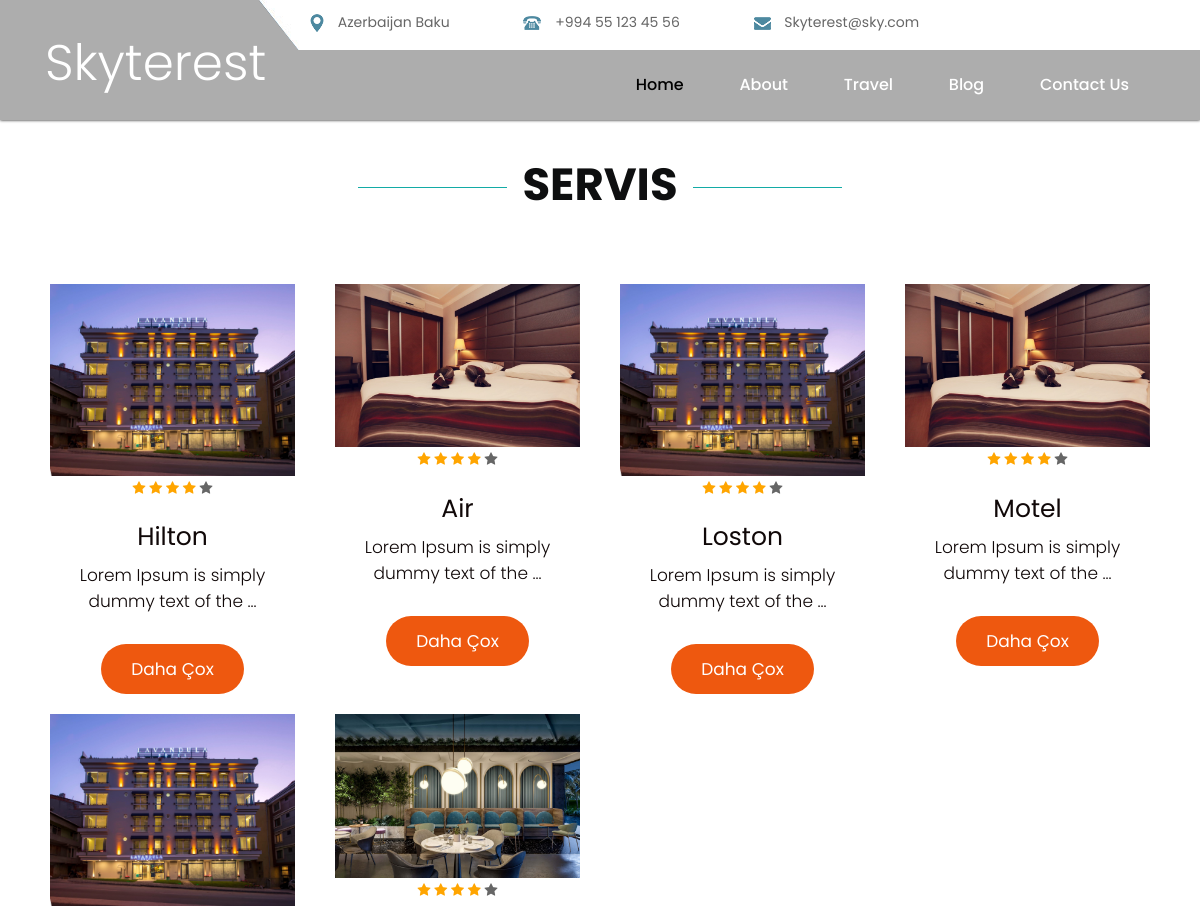
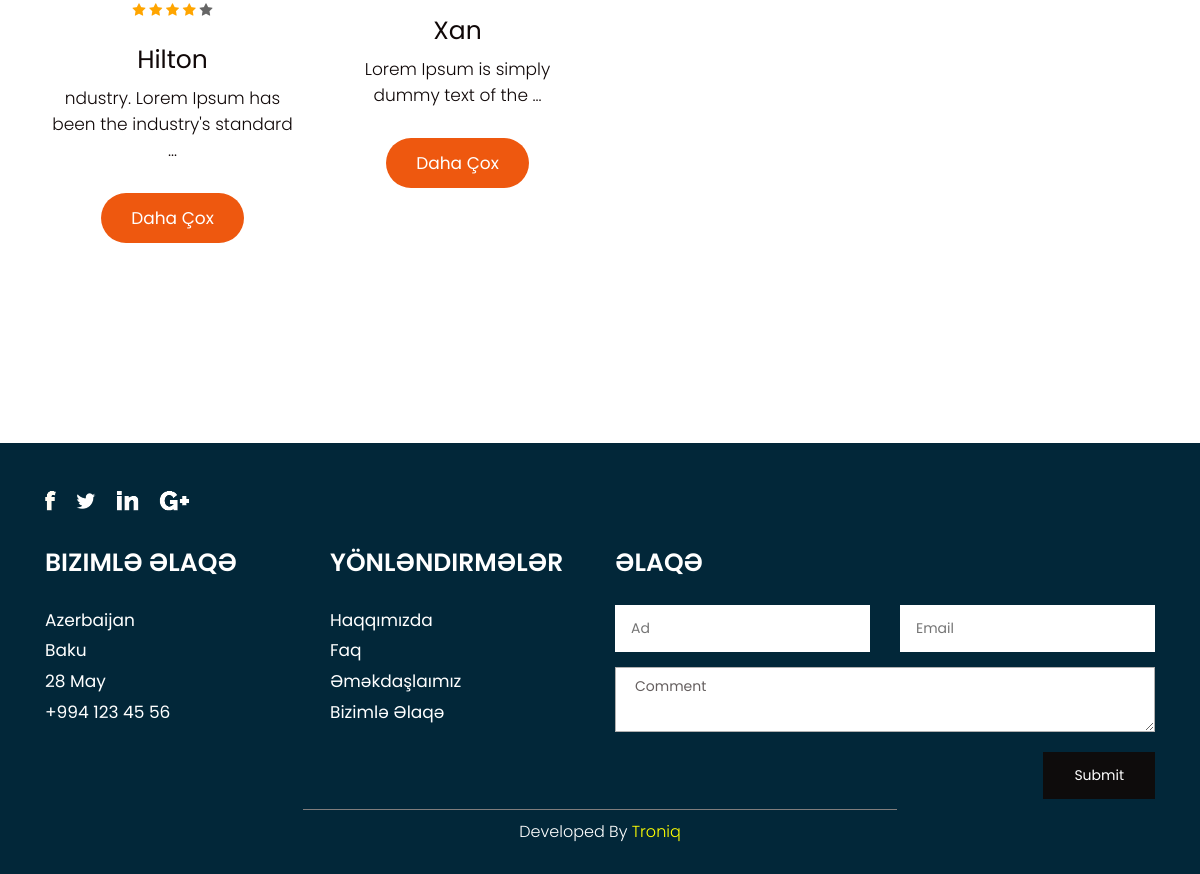
Page /Service_Type/ on the committed database (2 pictures, top to bottom).
### Service/models.py (models this page shows)
class Service_Adlari_3(models.Model):
	servis_seher = models.CharField(max_length = 20,verbose_name = "Seher ADi :")
	servis_mekan = models.CharField(max_length = 20,verbose_name = "Mekan ADi :")
	servis_title = models.CharField(max_length=20, verbose_name="Service Adi: ")
	servis_content = models.TextField(verbose_name="Service Content: ")
	servis_sekil = models.ImageField(verbose_name="Service Image: ")
	servis_sekil1 = models.ImageField(verbose_name="Service Image: ")
	servis_sekil2 = models.ImageField(verbose_name="Service Image: ")
	servis_sekil3 = models.ImageField(verbose_name="Service Image: ")

### Service/views.py (the view)
# urls.py: path('Service_Type/',Skyterest_Service_Tpye,name='SERVICETYPE'),
def Skyterest_Service_Tpye(request):
    app = Service_Adlari_3.objects.all()
    query = request.GET.get('Service_Type')
    if query:
       app = app.filter(
          Q(servis_seher__icontains=query)
       ).distinct()
    return render(request,'Type.html',{'app':app})

### Templates/Type.html (shortened to what this page needs)
{% load static %}
<html lang="en">
   <head>
      <link rel="stylesheet" href="{% static 'css/bootstrap.min.css' %}">
      <link rel="stylesheet" href="{% static 'css/style.css' %}">
      <link rel="stylesheet" href="{% static 'css/responsive.css' %}">
      <link rel="stylesheet" href="{% static 'css/jquery.mCustomScrollbar.min.css' %}">
      <link rel="stylesheet" href="{% static 'css/owl.carousel.min.css' %}">
      <link rel="stylesheet" href="{% static 'css/owl.theme.default.min.css' %}">
      <link rel="stylesheet" href="https://cdnjs.cloudflare.com/ajax/libs/font-awesome/4.7.0/css/font-awesome.min.css">
   <body class="main-layout">
      <header>
         <div class="header">
            <div class="header_white_section">
               <div class="container-fluid">
                  <div class="row">
                     <div class="col-md-12">
                        <div class="header_information">
                           <ul>
                              <li><img src="{% static 'images/1.png' %}" alt="#"/> Azerbaijan Baku</li>
                              <li><img src="{% static 'images/2.png' %}" alt="#"/> +994 55 123 45 56 </li>
                              <li><img src="{% static 'images/3.png' %}" alt="#"/> Skyterest@sky.com</li>
                           </ul>
                        </div>
                     </div>
                  </div>
               </div>
            </div>
            <div class="container">
               <div class="row">
                  <div class="col-xl-3 col-lg-3 col-md-3 col-sm-3 col logo_section">
                     <div class="full">
                        <div class="center-desk">
                            <a href="{% url 'HOME' %}"><p class="ex2" style="color:white">Skyterest</p></a>
                        </div>
                     </div>
                  </div>
                  <div class="col-xl-9 col-lg-9 col-md-9 col-sm-9">
                     <div class="menu-area">
                        <div class="limit-box">
                           <nav class="main-menu">
                              <ul class="menu-area-main">
                                 <li class="active"> <a href="#">Home</a> </li>
                                 <li> <a href="#about">About</a> </li>
                                 <li><a href="#travel">Travel</a></li>
                                 <li><a href="#blog">Blog</a></li>
                                 <li><a href="#contact">Contact Us</a></li>
                              </ul>
                           </nav>
                        </div>
                     </div>
                  </div>
               </div>
            </div>
         </div>
      </header>
      <div id="travel" class="traveling" style="margin-top: 40px;" >
         <div class="container">
            <div class="row">
               <div class="col-md-12">
                  <div class="titlepage">
                     <h2> Servis</h2>
                  </div>
               </div>
            </div>
            <div class="row">
               {% for Service_Adlari_3 in app %}
               <div class="col-xl-3 col-lg-3 col-md-6 col-sm-12" style="margin-bottom: 20px;">
                  <div class="traveling-box">
                     {% if Service_Adlari_3.servis_sekil %}
                     <a href="http://127.0.0.1:8000/Service_Type_Detail/?Service_Type_Detail={{Service_Adlari_3.servis_seher}}{{Service_Adlari_3.servis_title}}" ><i><img src="{{ Service_Adlari_3.servis_sekil.url }}" alt="icon"/></i></a>
                     {% endif %}
                     <span class="fa fa-star checked"></span>
                     <span class="fa fa-star checked"></span>
                     <span class="fa fa-star checked"></span>
                     <span class="fa fa-star checked"></span>
                     <span class="fa fa-star"></span>
                     <h3>{{Service_Adlari_3.servis_title}}</h3>
                     <p>{{Service_Adlari_3.servis_content|linebreaks|truncatewords:8}}</p>
                     <div class="read-more">
                        <a  href="http://127.0.0.1:8000/Service_Type_Detail/?Service_Type_Detail={{Service_Adlari_3.servis_seher}}{{Service_Adlari_3.servis_title}}">Daha Çox</a>
                     </div>
                  </div>
               </div>
               {% endfor %}
            </div>
         </div>
      </div>
      <footer>
         <div id="contact" class="footer">
            <div class="container">
               <div class="row pdn-top-30">
                  <div class="col-xl-12 col-lg-12 col-md-12 col-sm-12">
                     <ul class="location_icon">
                        <li> <a href="#"><img src="{% static 'icon/facebook.png' %}"></a></li>
                        <li> <a href="#"><img src="{% static 'icon/Twitter.png' %}"></a></li>
                        <li> <a href="#"><img src="{% static 'icon/linkedin.png' %}"></a></li>
                        <li> <a href="#"><img src="{% static 'icon/instagram.png' %}"></a></li>
                     </ul>
                  </div>
                  <div class="col-xl-3 col-lg-3 col-md-6 col-sm-12">
                     <div class="Follow">
                        <h3>Bizimlə Əlaqə</h3>
                        <span>Azerbaijan <br>Baku<br>
                        28 May<br>
                        +994 123 45 56 </span>
                     </div>
                  </div>
                  <div class="col-xl-3 col-lg-3 col-md-6 col-sm-12">
                     <div class="Follow">
                        <h3>Yönləndirmələr</h3>
                        <ul class="link">
                           <li> <a href="#">Haqqımızda</a></li>
                           <li> <a href="#">Faq</a></li>
                           <li> <a href="#">Əməkdaşlaımız</a></li>
                           <li> <a href="#">Bizimlə Əlaqə</a></li>
                        </ul>
                     </div>
                  </div>
                  <div class="col-xl-6 col-lg-6 col-md-6 col-sm-12">
                     <div class="Follow">
                        <h3> Əlaqə</h3>
                        <div class="row">
                           <div class="col-xl-6 col-lg-6 col-md-6 col-sm-6">
                              <input class="Newsletter" placeholder="Ad" type="text">
                           </div>
                           <div class="col-xl-6 col-lg-6 col-md-6 col-sm-6">
                              <input class="Newsletter" placeholder="Email" type="text">
                           </div>
                           <div class="col-xl-12 col-lg-12 col-md-12 col-sm-12">
                              <textarea class="textarea" placeholder="*Qeyd" type="text">Comment</textarea>
                           </div>
                        </div>
                        <button class="Subscribe">Submit</button>
                     </div>
                  </div>
               </div>
               <div class="copyright">
                  <div class="container">
                     <p>Developed By <a style="color:Yellow" href="https://troniq.az/">Troniq</a></p>
                  </div>
               </div>
            </div>
         </div>
      </footer>
   </body>
</html>

### Templates/Type.html (style rules this page uses)
p.ex2 { font-size: 50px; }
.checked { color: orange; }

### rows in the picture
Service_Adlari_3: servis_sekil (picture), servis_title "Hilton", servis_content "Lorem Ipsum is simply dummy text of the …"
Service_Adlari_3: servis_sekil (picture), servis_title "Air", servis_content "Lorem Ipsum is simply dummy text of the …"
Service_Adlari_3: servis_sekil (picture), servis_title "Loston", servis_content "Lorem Ipsum is simply dummy text of the …"
Service_Adlari_3: servis_sekil (picture), servis_title "Motel", servis_content "Lorem Ipsum is simply dummy text of the …"
Service_Adlari_3: servis_sekil (picture), servis_title "Hilton", servis_content "ndustry. Lorem Ipsum has been the industry's standard …"
Service_Adlari_3: servis_sekil (picture), servis_title "Xan", servis_content "Lorem Ipsum is simply dummy text of the …"
